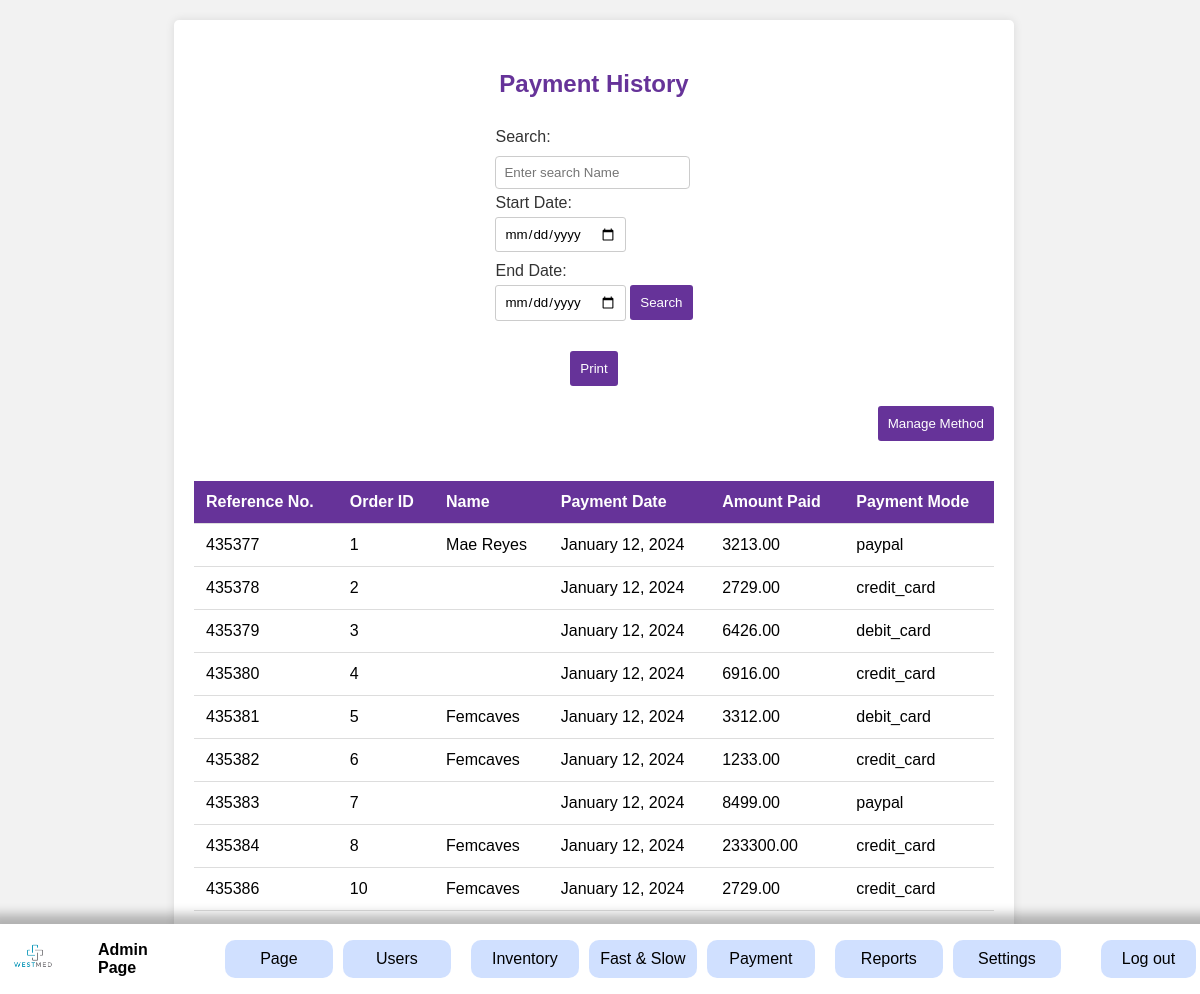
The page /paymenthistory.php on the database as committed earlier.
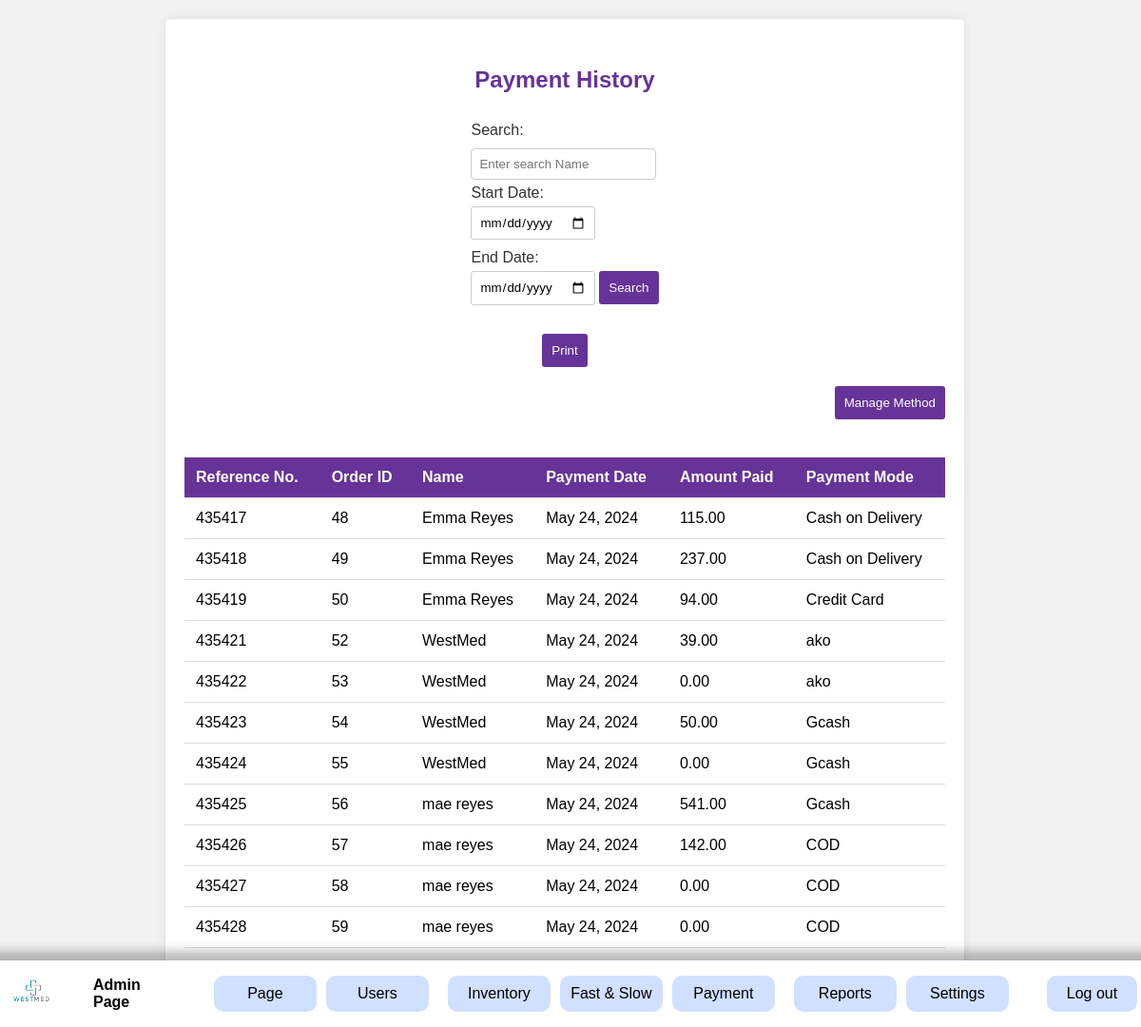
The same page on the database as committed later.
### tables this page shows
CREATE TABLE `page` (
  `ItemID` int(11) NOT NULL,
  `Itemname` varchar(50) NOT NULL,
  `value` varchar(200) NOT NULL
);

CREATE TABLE `payment` (
  `payment_id` int(11) NOT NULL,
  `order_id` int(11) NOT NULL,
  `customer_id` int(11) NOT NULL,
  `payment_date` timestamp NOT NULL DEFAULT current_timestamp(),
  `amount_paid` decimal(10,2) NOT NULL,
  `payment_mode` varchar(100) NOT NULL
);

CREATE TABLE `users` (
  `UserID` int(11) NOT NULL,
  `FName` varchar(50) NOT NULL,
  `LName` varchar(50) NOT NULL,
  `username` varchar(50) NOT NULL,
  `password` varchar(100) NOT NULL,
  `email` varchar(50) NOT NULL,
  `phone` varchar(15) DEFAULT NULL,
  `address` varchar(200) DEFAULT NULL,
  `block` int(11) NOT NULL,
  `admin` int(1) NOT NULL,
  `profile` varchar(200) NOT NULL,
  `verification` varchar(10) NOT NULL,
  `verification_code` varchar(10) NOT NULL
);

### query.php (called while the page is built, shortened)
<?php
$queryPage = mysqli_query($con, "SELECT * FROM page WHERE ItemID IN (1, 2, 3, 4, 5)");
while ($rowPage = mysqli_fetch_assoc($queryPage)) {
    if ($rowPage["ItemID"] == 1) {
        $logo = $rowPage["value"];
    } elseif ($rowPage["ItemID"] == 2) {
        $companyname = $rowPage["value"];
    } elseif ($rowPage["ItemID"] == 3) {
        $backgroundimg = $rowPage["value"];
    } elseif ($rowPage["ItemID"] == 4) {
        $backgroundcolor = $rowPage["value"];
    } elseif ($rowPage["ItemID"] == 5) {
        $color = $rowPage["value"];
    }
}

### paymenthistory.php (the view, shortened to what this page needs)
<?php
include 'connect.php';
include 'query.php';
function searchByPaymentDate($con)
{
    $sql = "SELECT payment_id, order_id, customer_id, payment_date, amount_paid, payment_mode FROM payment";
    return $sql;
}
if (isset($_GET['search'])) {
    $search = $_GET['search'];
    $sql = searchWithout($con, $search);
    if (!empty($_GET['start_date']) && !empty($_GET['end_date'])) {
        $start_date = mysqli_real_escape_string($con, $_GET['start_date']);
        $end_date = mysqli_real_escape_string($con, $_GET['end_date']);
        $sql .= " AND payment_date BETWEEN '$start_date' AND '$end_date'";
    }
} else {
    $sql = searchByPaymentDate($con);
}
$sql .= " ORDER BY payment_date ASC";
$result = mysqli_query($con, $sql);
?>
<!DOCTYPE html>
<html lang="en">
<head>
    <link rel="stylesheet" href="css/admin.css">
    <link rel="stylesheet" href="css/paymenthistory.css">
</head>
<body>
    <?php include 'aheader.php'; ?>
    <div class="wrapper" id="page">
        <h2>Payment History</h2>
        <form action="" method="get">
            <label for="search">Search:</label>
            <input type="text" id="search" name="search" placeholder="Enter search Name">
            <label for="start_date">Start Date:</label>
            <input type="date" id="start_date" name="start_date">
            <label for="end_date">End Date:</label>
            <input type="date" id="end_date" name="end_date">
            <button type="submit" name="submit">Search</button>
        </form>
        <form action="paymentprint.php">
            <button type="submit" name="print">Print</button>
        </form>
        <form action="addpayment.php" class="form1" method="post">
            <button type="submit" name="method">Manage Method</button>
        </form>
        <table>
            <tr>
                <th>Reference No.</th>
                <th>Order ID</th>
                <th>Name</th>
                <th>Payment Date</th>
                <th>Amount Paid</th>
                <th>Payment Mode</th>
            </tr>
            <?php
            if ($result && mysqli_num_rows($result) > 0) {
                while ($row = mysqli_fetch_assoc($result)) {
                    $sql2 = "SELECT FName, LName FROM users WHERE UserID = " . $row['customer_id'];
                    $result2 = mysqli_query($con, $sql2);
                    $userRow = mysqli_fetch_assoc($result2);
                    echo "<tr>";
                    echo "<td>" . $row['payment_id'] . "</td>";
                    echo "<td>" . $row['order_id'] . "</td>";
                    echo "<td>" . htmlspecialchars($userRow['FName']) . " " . htmlspecialchars($userRow['LName']) . "</td>";
                    echo "<td>" . date('F j, Y', strtotime($row['payment_date'])) . "</td>";
                    echo "<td>" . $row['amount_paid'] . "</td>";
                    echo "<td>" . $row['payment_mode'] . "</td>";
                    echo "</tr>";
                }
            } else {
                echo "<tr><td colspan='6'>No payment history found.</td></tr>";
            }
            ?>
        </table>
    </div>
</body>
</html>

### aheader.php (shortened to what this page needs)
<header>
    <a href="admin.php"><img src="<?php echo $logo ?>" width="50" alt="Logo"></a>
    <div class="logoname"><a href="#"><strong>Admin Page</strong></a></div>
    <div class="header">
        <a class="a" href="admin.php#page">Page</a>
        <a class="a" href="blockuser.php">Users</a><br>
        <a class="a" href="admin.php#inventory">Inventory</a>
        <a class="a" href="admin.php#dashboard">Fast & Slow</a>
        <a class="a" href="paymenthistory.php?search=&start_date=&end_date=&submit=">Payment</a><br>
        <a class="a" href="printreport.php">Reports</a>
        <a onclick='showSettingsPopup()' class="a" href="#settings">Settings</a>
    </div>
    <a class="a" id="logout" href="logout.php">Log out</a>
</header>

### css/admin.css (style rules this page uses)
* { font-family: Arial, Helvetica, sans-serif; scroll-behavior: smooth; transition: 0.6s ease; max-width: 99vw; padding: 0px; margin: 0px; box-sizing: inherit; }
a { text-decoration: none; color: black; }
header { background-color: white; z-index: 1; width: 100%; position: fixed; display: flex; flex-direction: row; align-items: center; padding: 8px; box-shadow: 0px 0px 10px 10px #00000044; bottom: 0px; flex-direction: row; gap: 40px; }
header .a { width: 88px; background-color: #0059ff2f; text-align: center; padding: 10px; border-radius: 10px; }
.header { display: flex; gap: 10px; align-items: center; flex-direction: row; }
.wrapper { display: flex; flex-direction: column; align-items: center; }
input[type="file"], input[type="color"], input[type="text"] { margin: 5px 0; padding: 8px; border: 1px solid #ccc; border-radius: 4px; }
#logout { margin-left: auto; width: 80px; }

### css/paymenthistory.css (style rules this page uses)
body { background-color: #f2f2f2; font-family: 'Arial', sans-serif; }
.wrapper { max-width: 800px; margin: 20px auto; padding: 20px; background-color: #fff; box-shadow: 0 0 10px rgba(0, 0, 0, 0.1); border-radius: 5px; }
h2 { color: #663399; margin: 30px 0; }
form { margin-bottom: 20px; }
label { display: block; margin-bottom: 5px; color: #333; }
input { padding: 8px; margin-bottom: 10px; border: 1px solid #ccc; border-radius: 3px; }
button { padding: 10px; background-color: #663399; color: #fff; border: none; border-radius: 3px; cursor: pointer; }
table { width: 100%; border-collapse: collapse; margin-top: 20px; }
th, td { padding: 12px; text-align: left; border-bottom: 1px solid #ddd; }
th { background-color: #663399; color: #fff; }
.form1 { margin-left: auto; }

Rows that differ between the two databases and show on the page:
removed payment: payment_id "435377", order "1", users.FName "Mae", users.LName "Reyes", payment_date "January 12, 2024", amount_paid "3213.00", payment_mode "paypal"
removed payment: payment_id "435378", order "2", payment_date "January 12, 2024", amount_paid "2729.00", payment_mode "credit_card"
removed payment: payment_id "435379", order "3", payment_date "January 12, 2024", amount_paid "6426.00", payment_mode "debit_card"
removed payment: payment_id "435380", order "4", payment_date "January 12, 2024", amount_paid "6916.00", payment_mode "credit_card"
removed payment: payment_id "435381", order "5", users.FName "Femcaves", payment_date "January 12, 2024", amount_paid "3312.00", payment_mode "debit_card"
removed payment: payment_id "435382", order "6", users.FName "Femcaves", payment_date "January 12, 2024", amount_paid "1233.00", payment_mode "credit_card"
removed payment: payment_id "435383", order "7", payment_date "January 12, 2024", amount_paid "8499.00", payment_mode "paypal"
removed payment: payment_id "435384", order "8", users.FName "Femcaves", payment_date "January 12, 2024", amount_paid "233300.00", payment_mode "credit_card"
removed payment: payment_id "435386", order "10", users.FName "Femcaves", payment_date "January 12, 2024", amount_paid "2729.00", payment_mode "credit_card"
added payment: payment_id "435417", order "48", users.FName "Emma Reyes", payment_date "May 24, 2024", amount_paid "115.00", payment_mode "Cash on Delivery"
added payment: payment_id "435418", order "49", users.FName "Emma Reyes", payment_date "May 24, 2024", amount_paid "237.00", payment_mode "Cash on Delivery"
added payment: payment_id "435419", order "50", users.FName "Emma Reyes", payment_date "May 24, 2024", amount_paid "94.00", payment_mode "Credit Card"
added payment: payment_id "435421", order "52", users.FName "WestMed", payment_date "May 24, 2024", amount_paid "39.00", payment_mode "ako"
added payment: payment_id "435422", order "53", users.FName "WestMed", payment_date "May 24, 2024", amount_paid "0.00", payment_mode "ako"
added payment: payment_id "435423", order "54", users.FName "WestMed", payment_date "May 24, 2024", amount_paid "50.00", payment_mode "Gcash"
added payment: payment_id "435424", order "55", users.FName "WestMed", payment_date "May 24, 2024", amount_paid "0.00", payment_mode "Gcash"
added payment: payment_id "435425", order "56", users.FName "mae reyes", payment_date "May 24, 2024", amount_paid "541.00", payment_mode "Gcash"
added payment: payment_id "435426", order "57", users.FName "mae reyes", payment_date "May 24, 2024", amount_paid "142.00", payment_mode "COD"
added payment: payment_id "435427", order "58", users.FName "mae reyes", payment_date "May 24, 2024", amount_paid "0.00", payment_mode "COD"
added payment: payment_id "435428", order "59", users.FName "mae reyes", payment_date "May 24, 2024", amount_paid "0.00", payment_mode "COD"
